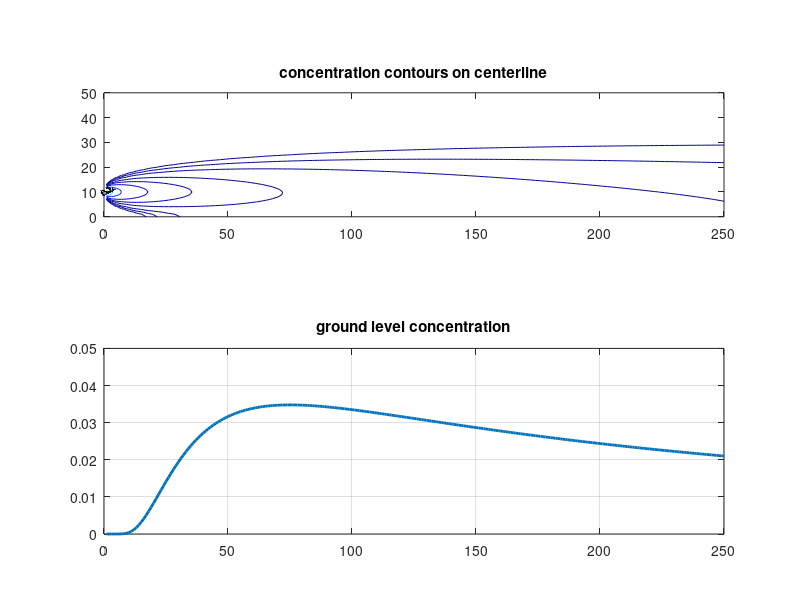

This figure's MATLAB source:
%contours on the x-z plane and ground-level concentrations based on
%steady-state 
x=0:1:250;z=0:1:50;H=10;
D=1;mdot=(4*pi)^1.5;u=3;
c=zeros(length(x),length(z));cground=zeros(length(x));
% scrsz = get(0,'ScreenSize');
% figure('Position',[1 scrsz(4)/1.5 scrsz(3)/1.5 scrsz(4)/1.5])
figure('units','normalized','outerposition',[0 0 1 1])
    for i=1:length(x)
        for j=1:length(z)
            xx=x(i);zz=z(j);
            c(i,j)=mdot/(4*pi*xx*D)*(exp(-(zz-H)^2*u/4/D/xx)+exp(-(zz+H)^2*u/4/D/xx));
            end
    end
    subplot(2,1,1)
   [C,h]=contour(x,z,c',[0 0.005 0.01 0.02 0.05 0.1 0.2 0.5 1 2 3])%0.001 0.002
   %contourf(x,y,c,[1 0.5 0.2 0.1 0.05 0.02 0.01 0.005 0.002 0.001])
   %surf(x,y,c)
   colormap (jet)
   set(h,'ShowText','on','TextStep',get(h,'LevelStep')*2)
   %zlim('manual')
    %zlim([0 1]);
    daspect([1 1 4])
    title('concentration contours on centerline')
   %axis ([min(x) max(x) min(y) max(y) -0.1 1])
   subplot(2,1,2)
   plot(x,c(:,1),'LineWidth',2)
   grid on
   xlim('manual')
   xlim([0 250]);
   ylim('manual')
   ylim([0 0.05])
   title('ground level concentration')
    %pause(0.01)